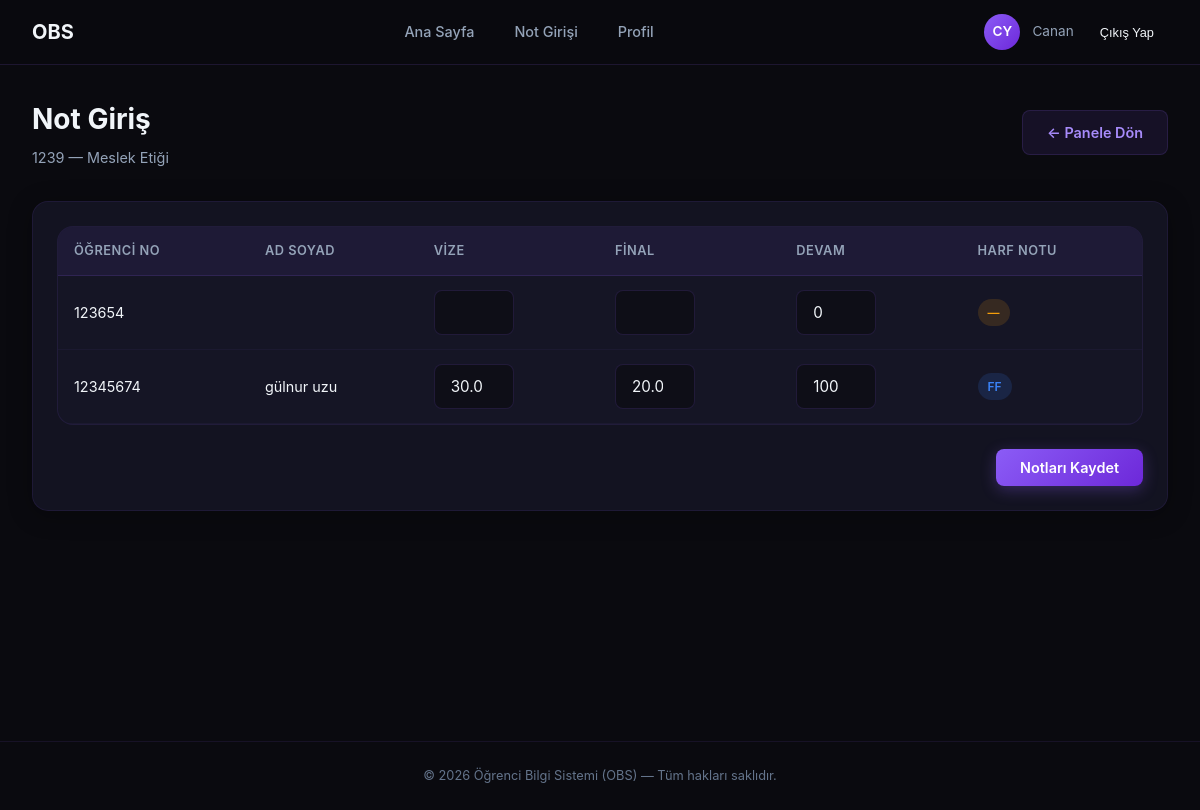
Screenshot of /teacher/course/1239/grade/ (signed in) with the database file from the repository.
### core/models.py (models this page shows, shortened)
class User(AbstractUser):
    ROLE_CHOICES = (('admin', 'Admin'), ('teacher', 'Teacher'), ('student', 'Student'))
    role = models.CharField(max_length=10, choices=ROLE_CHOICES, default='admin')

class Course(models.Model):
    code = models.CharField(max_length=10)
    title = models.CharField(max_length=100)
    capacity = models.IntegerField()
    instructor = models.ForeignKey(Teacher, on_delete=models.CASCADE)
    ects_credit = models.IntegerField(default=5)
    is_active = models.BooleanField(default=True)
    department = models.ForeignKey(Department, on_delete=models.SET_NULL, null=True, blank=True)

class Enrollment(models.Model):
    student = models.ForeignKey(Student, on_delete=models.CASCADE)
    course = models.ForeignKey(Course, on_delete=models.CASCADE)
    midterm_grade = models.FloatField(null=True, blank=True)
    final_grade = models.FloatField(null=True, blank=True)
    average = models.FloatField(null=True, blank=True)
    letter_grade = models.CharField(max_length=2, null=True, blank=True)
    grade_point = models.FloatField(null=True, blank=True)
    attendance_count = models.IntegerField(default=0)

class Student(models.Model):
    user = models.OneToOneField(User, on_delete=models.CASCADE, related_name='student_profile')
    student_id = models.CharField(max_length=20)
    department = models.ForeignKey(Department, on_delete=models.CASCADE)
    enrollment_date = models.DateField(auto_now_add=True, null=True, blank=True)
    current_gpa = models.FloatField(default=0.0)

### core/views.py (the view, shortened to what this page needs)
# urls.py: path('teacher/course/<str:course_code>/grade/', views.grade_entry, name='grade_entry'),
@login_required(login_url='login')
def grade_entry(request, course_code):
    course = get_object_or_404(Course, code=course_code)
    teacher = Teacher.objects.filter(user=request.user).first()
    if teacher is None or course.instructor_id != teacher.id:
        return redirect('teacher_dashboard')
    enrollments = Enrollment.objects.filter(course=course)
    return render(request, 'core/courses/grade_entry.html', {
        'course': course,
        'enrollments': enrollments
    })

### core/templates/core/courses/grade_entry.html (shortened to what this page needs)
{% extends 'base.html' %}
{% load static %}
{% block content %}
<div class="main-content">
    <div class="page-header">
        <div><h1>Not Giriş</h1><p>{{ course.code }} — {{ course.title }}</p></div>
        <a href="{% url 'teacher_dashboard' %}" class="btn btn-secondary">← Panele Dön</a>
    </div>
    <div class="card">
        <form method="post">
            <div class="table-container">
                <table>
                    <thead>
                        <tr>
                            <th>Öğrenci No</th>
                            <th>Ad Soyad</th>
                            <th>Vize</th>
                            <th>Final</th>
                            <th>Devam</th>
                            <th>Harf Notu</th>
                        </tr>
                    </thead>
                    <tbody>
                        {% for e in enrollments %}
                        <tr>
                            <td>{{ e.student.student_id }}</td>
                            <td>{{ e.student.user.first_name }} {{ e.student.user.last_name }}</td>
                            <td><input type="number" name="midterm_{{ e.id }}" value="{{ e.midterm_grade|default_if_none:'' }}" min="0" max="100" class="form-input" style="width: 80px;"></td>
                            <td><input type="number" name="final_{{ e.id }}" value="{{ e.final_grade|default_if_none:'' }}" min="0" max="100" class="form-input" style="width: 80px;"></td>
                            <td><input type="number" name="attendance_{{ e.id }}" value="{{ e.attendance_count }}" min="0" class="form-input" style="width: 80px;"></td>
                            <td>
                                {% if e.letter_grade %}
                                    <span class="badge badge-info">{{ e.letter_grade }}</span>
                                {% else %}
                                    <span class="badge badge-warning">—</span>
                                {% endif %}
                            </td>
                        </tr>
                        {% empty %}
                        <tr><td colspan="6" style="text-align: center; padding: 2rem; color: var(--text-secondary);">Henüz kayıtlı öğrenci yok.</td></tr>
                        {% endfor %}
                    </tbody>
                </table>
            </div>
            {% if enrollments %}
            <div style="margin-top: 1.5rem; text-align: right;">
                <button type="submit" class="btn btn-primary">Notları Kaydet</button>
            </div>
            {% endif %}
        </form>
    </div>
</div>
{% endblock %}

### core/templates/base.html (shortened to what this page needs)
{% load static %}
<!DOCTYPE html>
<html lang="tr">
<head>
    <link rel="stylesheet" href="{% static 'css/style.css' %}">
</head>
<body>
    {% if user.is_authenticated %}
    {% if user.role|lower == 'teacher' or user.username == 'ibrahim' %}
        {% url 'teacher_dashboard' as home_url %}
    {% elif user.role|lower == 'admin' %}
        {% url 'admin_dashboard' as home_url %}
    {% else %}
        {% url 'ana_sayfa' as home_url %}
    {% endif %}
   <nav class="navbar">
    <div class="navbar-inner">
        <a href="{{ home_url }}" class="navbar-brand">
            <span>OBS</span>
        </a>
        <ul class="navbar-links" id="navLinks">
            <li>
                <a href="{{ home_url }}"
                   class="{% if request.path == home_url %}active{% endif %}">
                    Ana Sayfa
                </a>
            </li>
            {% if user.role|lower == 'teacher' or user.username == 'ibrahim' %}
                <li><a href="{% url 'teacher_courses' %}" class="{% if request.resolver_match.url_name == 'teacher_courses' %}active{% endif %}">Not Girişi</a></li>
            {% elif user.role|lower == 'admin' %}
                <li><a href="{% url 'admin_dashboard' %}" class="{% if request.resolver_match.url_name == 'admin_dashboard' %}active{% endif %}">Yönetim Paneli</a></li>
            {% endif %}
            <li><a href="{% url 'profile' %}" class="{% if request.resolver_match.url_name == 'profile' %}active{% endif %}">Profil</a></li>
        </ul>
        <div class="nav-user">
            <div class="nav-avatar">{{ user.first_name|first }}{{ user.last_name|first }}</div>
            <span class="nav-user-name">{{ user.first_name }}</span>
            <form action="{% url 'logout' %}" method="post" style="display:inline;">
                <button type="submit" class="btn-logout" style="background:none; border:none; color:inherit; cursor:pointer;">
                    Çıkış Yap
                </button>
            </form>
        </div>
    </div>
</nav>
    {% endif %}
    {% block content %}{% endblock %}
    {% if user.is_authenticated %}
    <footer class="footer">
        <p>© 2026 Öğrenci Bilgi Sistemi (OBS) — Tüm hakları saklıdır.</p>
    </footer>
    {% endif %}
</body>
</html>

### rows the page displays
User: first_name|first "C", last_name|first "Y", first_name "Canan"
Course: code "1239", title "Meslek Etiği"
Enrollment: student.student_id "123654", attendance_count "0"
Enrollment: student.student_id "12345674", student.user.first_name "gülnur", student.user.last_name "uzu", midterm_grade "30.0", final_grade "20.0", attendance_count "100", letter_grade "FF"
